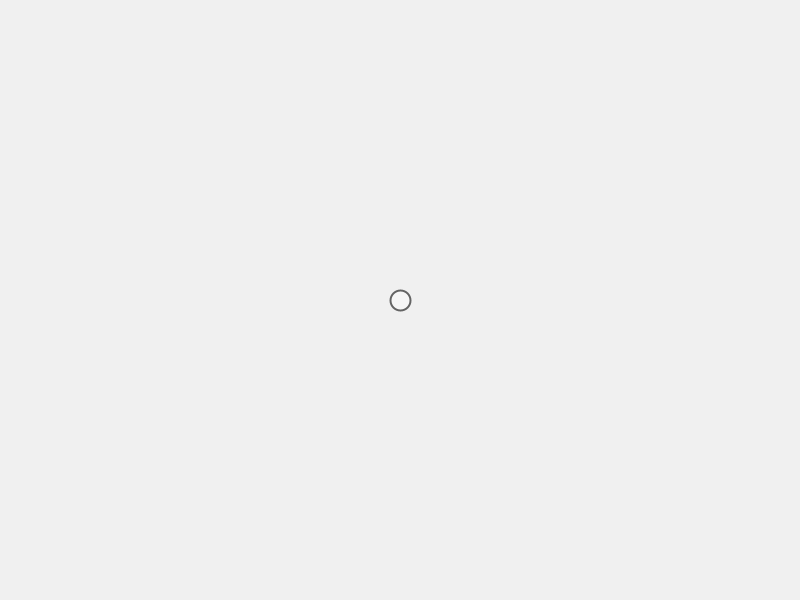
Frame 1 (no input)
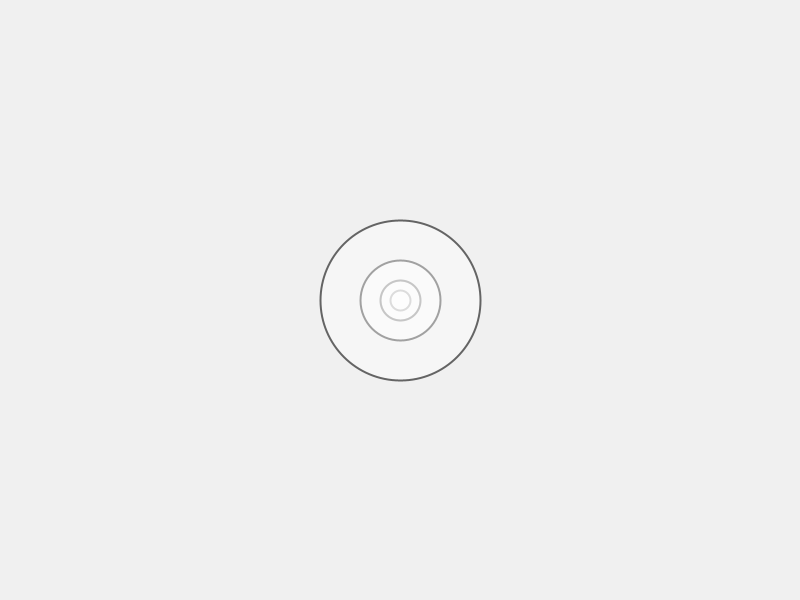
Frame 60 (the mouse pressed at the canvas centre just before this capture)
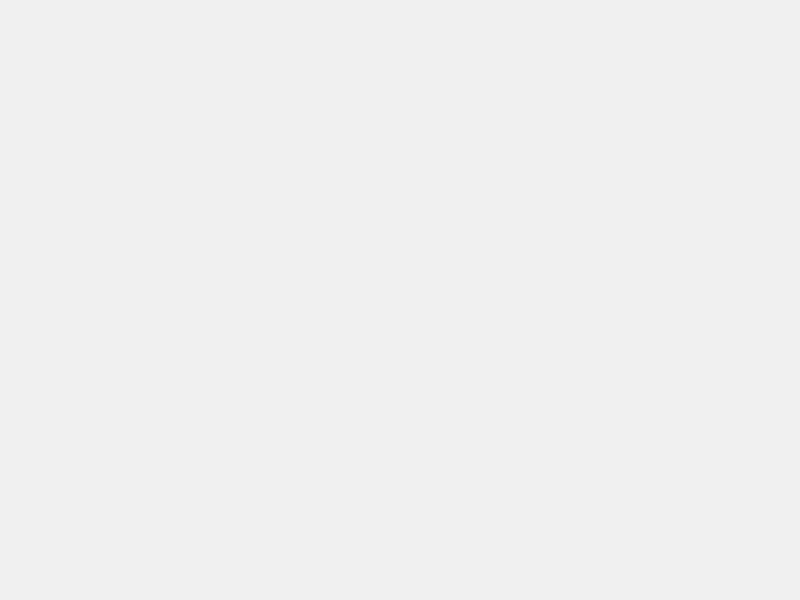
Frame 120 (the mouse held since frame 60 and released just before this capture)

The Processing sketch that drew these frames (run headless with seeded random() and noise(); from frame 60 on, the mouse is pressed at the canvas centre):

// Processing sketch: p33_DibuixLoop
// ── p33_DibuixLoop.pde
/**
 * Taller d’introducció a la programació en Processing
 * Pepa López i Ignasi Esquerra
 * ESEIAAT (UPC)
 * 13-15 Febrer 2018
 * https://eseiaatprocessing.wordpress.com/
 */

//Dibuix Loop 1
//Presenta: fill() amb alfa, random()

//Exercici PROPOSAT:  1 rectangle de color aleatori es desplaça per la base de la pantalla infinitament 
  
int dini=20;
int step=2; //Multiplicador
int d=dini;
color c=#5533AA;
 
void setup(){
  size(800,600);  
  background(240); 
  stroke(100);   //Color vora dels cercles
  strokeWeight(2);
  noFill();
  fill(255,100); //Transparència
}


void draw(){ 
    println(frameCount);
    //fill(c,100);
    ellipse(400,300,d,d);
    delay(200);

    if (d>1300) {
      d=dini; 
      background(240);   
      //c=color(random(255),random(255),random(255));
    }
    else d=d*step;
           
}
